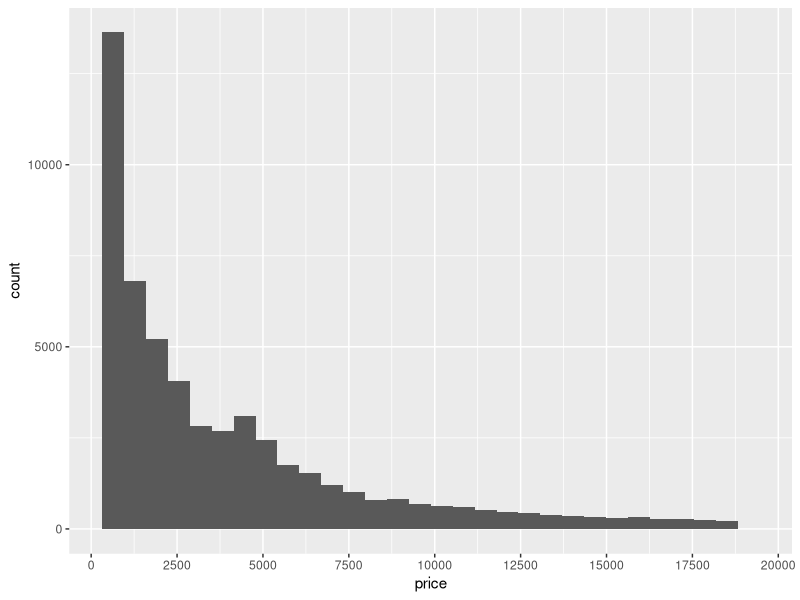
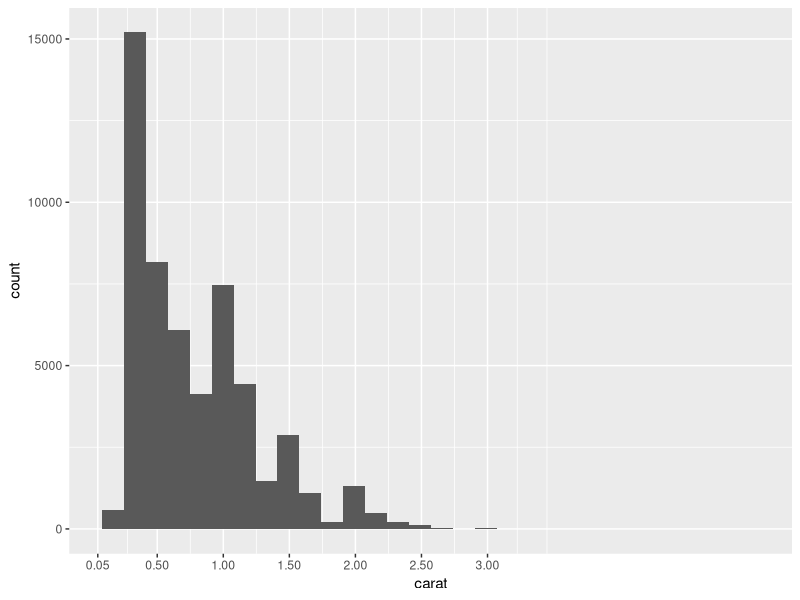
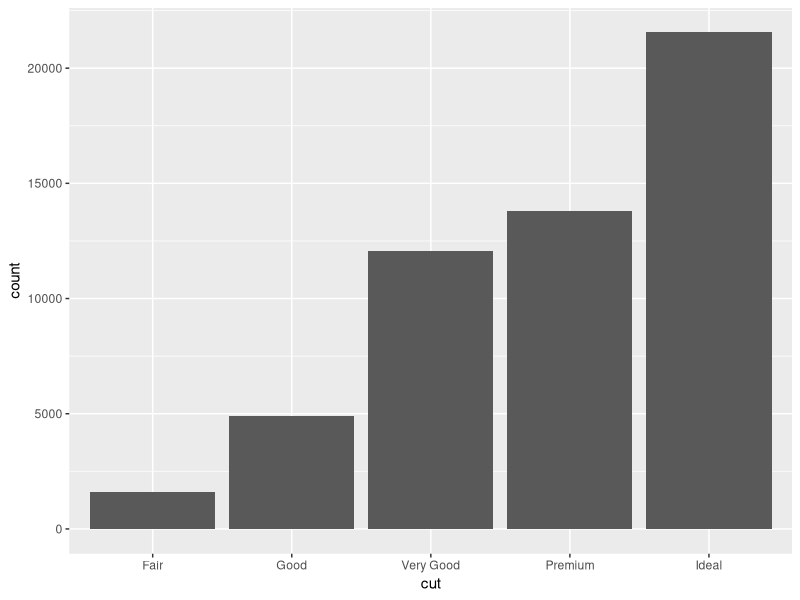
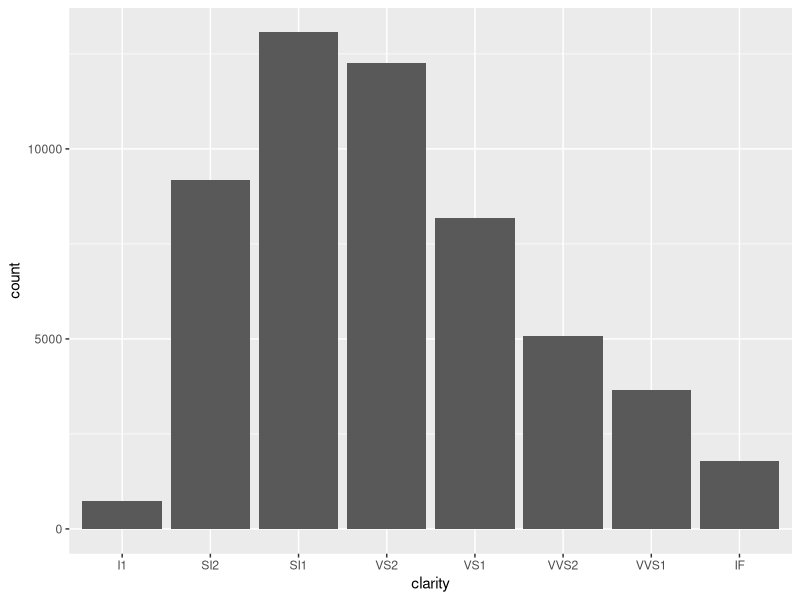
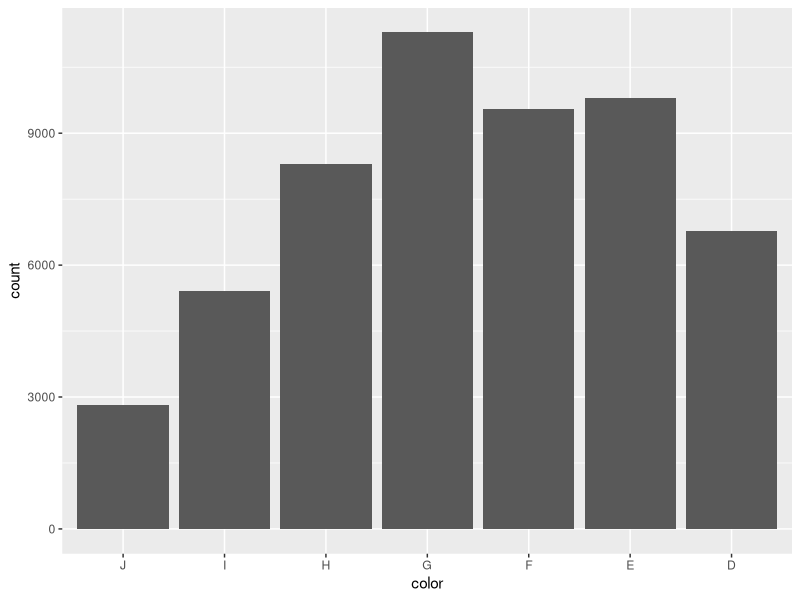
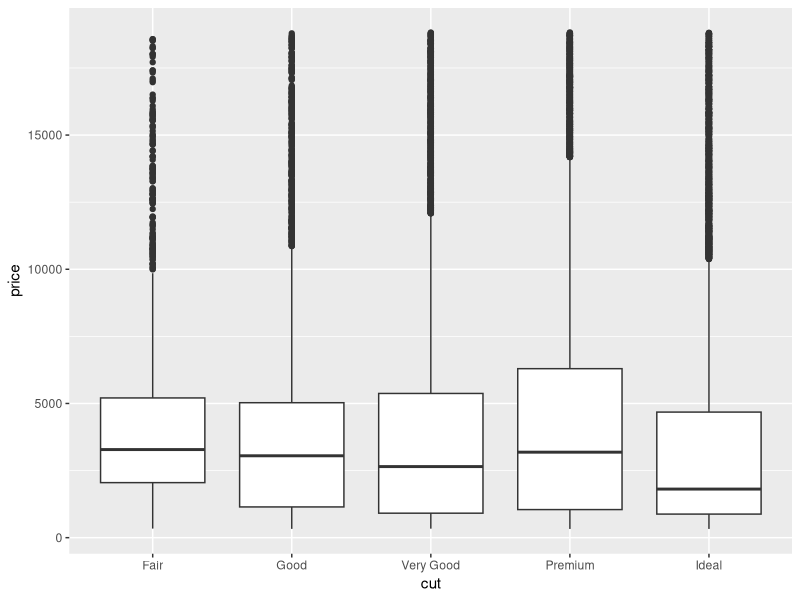
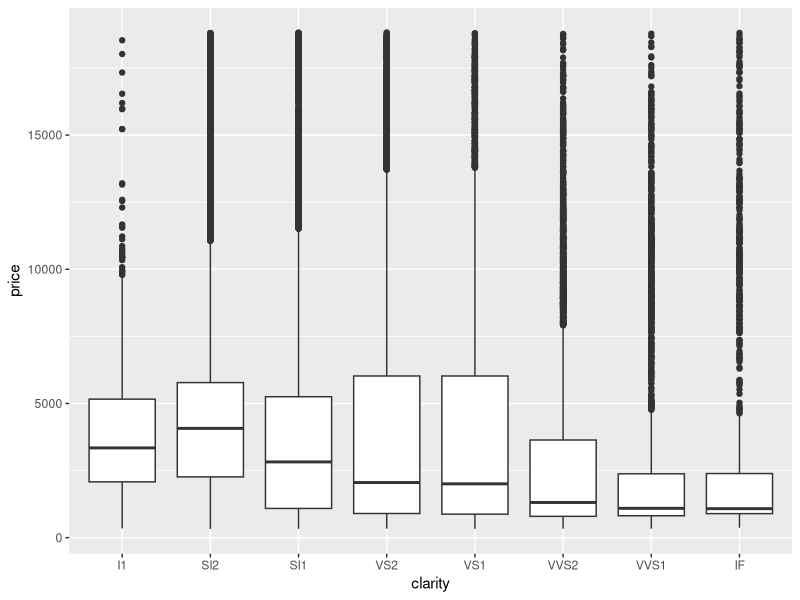
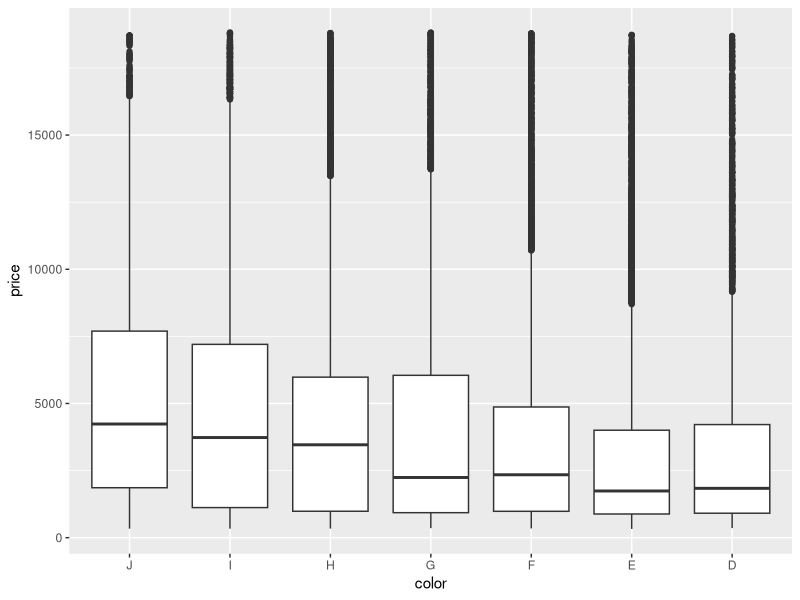

Source code (R) for these figures, in order:
## ---- chunk 1
knitr::opts_chunk$set(echo = TRUE)
## ---- chunk 2
library(tidyverse)
## ---- chunk 3
df = read.csv('data/diamonds.csv')
## ---- chunk 4
summary(df)
## ---- chunk 5
df$cut = factor(df$cut, levels = c('Fair', 'Good', 'Very Good', 'Premium', 'Ideal'))
df$color = factor(df$color, levels = c('J', 'I', 'H', 'G', 'F', 'E', 'D'))
df$clarity = factor(df$clarity, levels = c('I1', 'SI2', 'SI1', 'VS2', 'VS1', 'VVS2', 'VVS1', 'IF'))
## ---- chunk 6
str(df)
## ---- chunk 7
ggplot(df, aes(price)) + 
  geom_histogram(bins = 30) +
  scale_x_continuous(breaks = c(0, 2500, 5000, 7500, 10000, 12500, 15000, 17500, 20000))
## ---- chunk 8
ggplot(df, aes(carat)) + 
  geom_histogram(bins=30) +
  scale_x_continuous(breaks = c(0.05,  0.5,  1.0,  1.5,  2.0,  2.5, 3.0))
## ---- chunk 9
ggplot(df, aes(cut)) +
  geom_bar()
## ---- chunk 10
ggplot(df, aes(clarity)) +
  geom_bar()
## ---- chunk 11
ggplot(df, aes(color)) +
  geom_bar()
## ---- chunk 12
ggplot(df, aes(x=cut, y=price)) + 
  geom_boxplot()
## ---- chunk 13
ggplot(df, aes(x=clarity, y=price)) +
  geom_boxplot()
## ---- chunk 14
ggplot(df, aes(x=color, y=price)) +
  geom_boxplot()
## ---- chunk 15
ggplot(df, aes(x=carat, y=price)) +
  geom_point()
